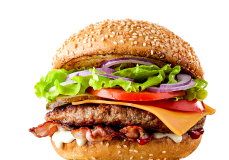
#> input picture references/ifood/identity-v3/restaurant.png, 229 x 160 px, found by its file name
$ python fetch-assets.py
#> lines starting #> are read from the running program, lines starting #| are printed output that depends on the picture
import urllib.request,pathlib,json,hashlib,concurrent.futures,io
from PIL import Image
root=pathlib.Path(__file__).parent
urls=[('restaurant.png','https://static.ifood-static.com.br/image/upload/f_auto/webapp/landingV2/restaurant.png'),('market.png','https://static.ifood-static.com.br/image/upload/f_auto/webapp/landingV2/market.png'),('drinks.png','https://static.ifood-static.com.br/image/upload/f_auto/webapp/landingV2/drinks.png'),('pharmacy.png','https://static.ifood-static.com.br/image/upload/f_auto/webapp/landingV2/pharmacy.png'),('petshop.png','https://static.ifood-static.com.br/image/upload/f_auto/webapp/landingV2/petshop.png'),('ifood-culture-2025.pdf','https://carreiras-cdn.ifood.com.br/assets/2025/12/DECK-DE-CULTURA-IFOOD_2025.pdf'),('designer-ifood-20.png','https://fabiohaagtype.com/wp-content/uploads/2023/05/iFood-20.png')]
def run(x):
 name,url=x
 try:
  r=urllib.request.urlopen(url,timeout=30);b=r.read();rec={'file':name,'url':url,'status':r.status,'size':len(b),'sha256':hashlib.sha256(b).hexdigest(),'content_type':r.headers.get('Content-Type')}
  if name.endswith('.pdf'):assert b.startswith(b'%PDF')
  else:
   im=Image.open(io.BytesIO(b));rec['dimensions']=im.size;rec['format']=im.format;im.verify()
#> in run, im is the input picture: PIL image 229x160 RGBA; mean R, G, B, A 100.4, 70, 36.4, 140.3
  (root/name).write_bytes(b);return rec
 except Exception as e:return {'file':name,'url':url,'error':str(e)}
with concurrent.futures.ThreadPoolExecutor(max_workers=5) as p:res=list(p.map(run,urls))
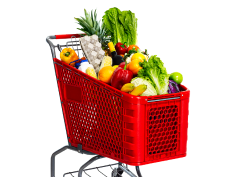
#> input picture references/ifood/identity-v3/market.png, 235 x 177 px, found by its file name
#> in run, im is the input picture: PIL image 235x177 RGBA; mean R, G, B, A 63.2, 26.2, 14.5, 98.2
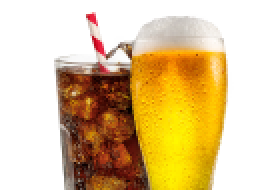
#> input picture references/ifood/identity-v3/drinks.png, 139 x 95 px, found by its file name (shown 2 times larger)
#> in run, im is the input picture: PIL image 139x95 RGBA; mean R, G, B, A 94.3, 69.2, 24, 123.6
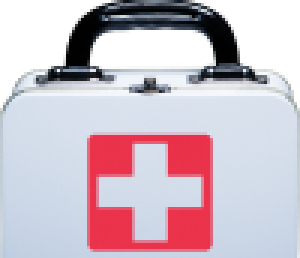
#> input picture references/ifood/identity-v3/pharmacy.png, 100 x 86 px, found by its file name (shown 3 times larger)
#> in run, im is the input picture: PIL image 100x86 RGBA; mean R, G, B, A 153.9, 139.2, 150, 202.2
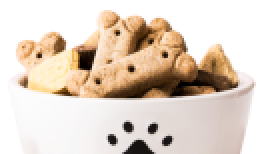
#> input picture references/ifood/identity-v3/petshop.png, 135 x 77 px, found by its file name (shown 2 times larger)
#> in run, im is the input picture: PIL image 135x77 RGBA; mean R, G, B, A 141.5, 126.4, 112.8, 166.6
#> (the run stopped early here; a loop or call above may not have finished)
